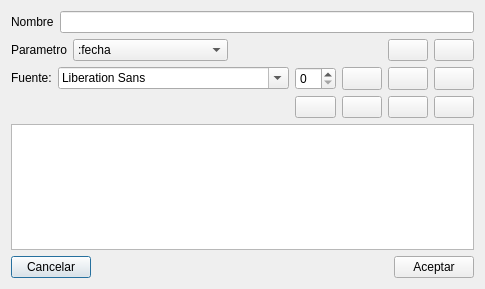
<?xml version="1.0" encoding="UTF-8"?>
<ui version="4.0">
 <class>editParamDlg</class>
 <widget class="QDialog" name="editParamDlg">
  <property name="geometry">
   <rect>
    <x>0</x>
    <y>0</y>
    <width>425</width>
    <height>289</height>
   </rect>
  </property>
  <property name="maximumSize">
   <size>
    <width>425</width>
    <height>289</height>
   </size>
  </property>
  <property name="windowTitle">
   <string>Configurar parametros</string>
  </property>
  <property name="windowIcon">
   <iconset resource="../recoverdrake.qrc">
    <normaloff>:/Imagenes/parametro.png</normaloff>:/Imagenes/parametro.png</iconset>
  </property>
  <layout class="QGridLayout" name="gridLayout_5">
   <item row="2" column="0">
    <layout class="QGridLayout" name="gridLayout_4">
     <item row="0" column="0">
      <layout class="QGridLayout" name="gridLayout_3">
       <item row="0" column="0">
        <widget class="QLabel" name="label">
         <property name="text">
          <string>Fuente:</string>
         </property>
        </widget>
       </item>
       <item row="0" column="1">
        <widget class="QFontComboBox" name="fontComboBox"/>
       </item>
      </layout>
     </item>
     <item row="0" column="1">
      <widget class="QSpinBox" name="sizeSpin"/>
     </item>
     <item row="0" column="2">
      <widget class="QPushButton" name="btnBold">
       <property name="maximumSize">
        <size>
         <width>43</width>
         <height>24</height>
        </size>
       </property>
       <property name="text">
        <string/>
       </property>
       <property name="icon">
        <iconset resource="../recoverdrake.qrc">
         <normaloff>:/Imagenes/text_bold.png</normaloff>:/Imagenes/text_bold.png</iconset>
       </property>
       <property name="iconSize">
        <size>
         <width>25</width>
         <height>25</height>
        </size>
       </property>
       <property name="checkable">
        <bool>true</bool>
       </property>
       <property name="autoDefault">
        <bool>false</bool>
       </property>
      </widget>
     </item>
     <item row="0" column="3">
      <widget class="QPushButton" name="btnItalic">
       <property name="maximumSize">
        <size>
         <width>43</width>
         <height>24</height>
        </size>
       </property>
       <property name="text">
        <string/>
       </property>
       <property name="icon">
        <iconset resource="../recoverdrake.qrc">
         <normaloff>:/Imagenes/text_italic.png</normaloff>:/Imagenes/text_italic.png</iconset>
       </property>
       <property name="iconSize">
        <size>
         <width>25</width>
         <height>25</height>
        </size>
       </property>
       <property name="checkable">
        <bool>true</bool>
       </property>
       <property name="autoDefault">
        <bool>false</bool>
       </property>
      </widget>
     </item>
     <item row="0" column="4">
      <widget class="QPushButton" name="btnUnder">
       <property name="maximumSize">
        <size>
         <width>44</width>
         <height>24</height>
        </size>
       </property>
       <property name="text">
        <string/>
       </property>
       <property name="icon">
        <iconset resource="../recoverdrake.qrc">
         <normaloff>:/Imagenes/text_underline.png</normaloff>:/Imagenes/text_underline.png</iconset>
       </property>
       <property name="iconSize">
        <size>
         <width>25</width>
         <height>25</height>
        </size>
       </property>
       <property name="checkable">
        <bool>true</bool>
       </property>
       <property name="autoDefault">
        <bool>false</bool>
       </property>
      </widget>
     </item>
     <item row="1" column="1">
      <widget class="QPushButton" name="btnColor">
       <property name="maximumSize">
        <size>
         <width>43</width>
         <height>24</height>
        </size>
       </property>
       <property name="text">
        <string/>
       </property>
       <property name="icon">
        <iconset resource="../recoverdrake.qrc">
         <normaloff>:/Imagenes/pantone.png</normaloff>:/Imagenes/pantone.png</iconset>
       </property>
       <property name="iconSize">
        <size>
         <width>25</width>
         <height>25</height>
        </size>
       </property>
       <property name="autoDefault">
        <bool>false</bool>
       </property>
      </widget>
     </item>
     <item row="1" column="2">
      <widget class="QPushButton" name="btnLeft">
       <property name="maximumSize">
        <size>
         <width>43</width>
         <height>24</height>
        </size>
       </property>
       <property name="text">
        <string/>
       </property>
       <property name="icon">
        <iconset resource="../recoverdrake.qrc">
         <normaloff>:/Imagenes/text_align_left.png</normaloff>:/Imagenes/text_align_left.png</iconset>
       </property>
       <property name="iconSize">
        <size>
         <width>25</width>
         <height>25</height>
        </size>
       </property>
       <property name="autoDefault">
        <bool>false</bool>
       </property>
      </widget>
     </item>
     <item row="1" column="3">
      <widget class="QPushButton" name="btnCenter">
       <property name="maximumSize">
        <size>
         <width>43</width>
         <height>24</height>
        </size>
       </property>
       <property name="text">
        <string/>
       </property>
       <property name="icon">
        <iconset resource="../recoverdrake.qrc">
         <normaloff>:/Imagenes/text_align_center.png</normaloff>:/Imagenes/text_align_center.png</iconset>
       </property>
       <property name="iconSize">
        <size>
         <width>25</width>
         <height>25</height>
        </size>
       </property>
       <property name="autoDefault">
        <bool>false</bool>
       </property>
      </widget>
     </item>
     <item row="1" column="4">
      <widget class="QPushButton" name="btnRigth">
       <property name="maximumSize">
        <size>
         <width>44</width>
         <height>24</height>
        </size>
       </property>
       <property name="text">
        <string/>
       </property>
       <property name="icon">
        <iconset resource="../recoverdrake.qrc">
         <normaloff>:/Imagenes/text_align_right.png</normaloff>:/Imagenes/text_align_right.png</iconset>
       </property>
       <property name="iconSize">
        <size>
         <width>25</width>
         <height>25</height>
        </size>
       </property>
       <property name="autoDefault">
        <bool>false</bool>
       </property>
       <property name="flat">
        <bool>false</bool>
       </property>
      </widget>
     </item>
     <item row="1" column="0">
      <layout class="QHBoxLayout" name="horizontalLayout_2">
       <item>
        <spacer name="horizontalSpacer_2">
         <property name="orientation">
          <enum>Qt::Horizontal</enum>
         </property>
         <property name="sizeHint" stdset="0">
          <size>
           <width>40</width>
           <height>20</height>
          </size>
         </property>
        </spacer>
       </item>
      </layout>
     </item>
    </layout>
   </item>
   <item row="0" column="0">
    <layout class="QGridLayout" name="gridLayout">
     <item row="0" column="0">
      <widget class="QLabel" name="label_3">
       <property name="text">
        <string>Nombre</string>
       </property>
      </widget>
     </item>
     <item row="0" column="1">
      <widget class="QLineEdit" name="txtNombre"/>
     </item>
    </layout>
   </item>
   <item row="4" column="0">
    <widget class="QGraphicsView" name="graphicsView"/>
   </item>
   <item row="5" column="0">
    <layout class="QHBoxLayout" name="horizontalLayout">
     <item>
      <widget class="QPushButton" name="pushButton">
       <property name="text">
        <string>Cancelar</string>
       </property>
       <property name="icon">
        <iconset resource="../recoverdrake.qrc">
         <normaloff>:/Imagenes/bad.png</normaloff>:/Imagenes/bad.png</iconset>
       </property>
       <property name="iconSize">
        <size>
         <width>25</width>
         <height>25</height>
        </size>
       </property>
      </widget>
     </item>
     <item>
      <spacer name="horizontalSpacer">
       <property name="orientation">
        <enum>Qt::Horizontal</enum>
       </property>
       <property name="sizeHint" stdset="0">
        <size>
         <width>40</width>
         <height>20</height>
        </size>
       </property>
      </spacer>
     </item>
     <item>
      <widget class="QPushButton" name="btnAceptar">
       <property name="text">
        <string>Aceptar</string>
       </property>
       <property name="icon">
        <iconset resource="../recoverdrake.qrc">
         <normaloff>:/Imagenes/good.png</normaloff>:/Imagenes/good.png</iconset>
       </property>
       <property name="iconSize">
        <size>
         <width>25</width>
         <height>25</height>
        </size>
       </property>
      </widget>
     </item>
    </layout>
   </item>
   <item row="1" column="0">
    <layout class="QGridLayout" name="gridLayout_2">
     <item row="0" column="3">
      <widget class="QPushButton" name="btnHorizontal">
       <property name="text">
        <string/>
       </property>
       <property name="icon">
        <iconset resource="../recoverdrake.qrc">
         <normaloff>:/Imagenes/text_align_left.png</normaloff>:/Imagenes/text_align_left.png</iconset>
       </property>
       <property name="iconSize">
        <size>
         <width>25</width>
         <height>25</height>
        </size>
       </property>
      </widget>
     </item>
     <item row="0" column="0">
      <widget class="QLabel" name="label_2">
       <property name="text">
        <string>Parametro</string>
       </property>
      </widget>
     </item>
     <item row="0" column="1">
      <widget class="QComboBox" name="comboBox">
       <property name="sizePolicy">
        <sizepolicy hsizetype="Expanding" vsizetype="Fixed">
         <horstretch>0</horstretch>
         <verstretch>0</verstretch>
        </sizepolicy>
       </property>
       <item>
        <property name="text">
         <string>:fecha</string>
        </property>
       </item>
       <item>
        <property name="text">
         <string>:hora</string>
        </property>
       </item>
      </widget>
     </item>
     <item row="0" column="4">
      <widget class="QPushButton" name="btnVertical">
       <property name="text">
        <string/>
       </property>
       <property name="icon">
        <iconset resource="../recoverdrake.qrc">
         <normaloff>:/Imagenes/text_align_up.png</normaloff>:/Imagenes/text_align_up.png</iconset>
       </property>
       <property name="iconSize">
        <size>
         <width>25</width>
         <height>25</height>
        </size>
       </property>
      </widget>
     </item>
     <item row="0" column="2">
      <spacer name="horizontalSpacer_3">
       <property name="orientation">
        <enum>Qt::Horizontal</enum>
       </property>
       <property name="sizeHint" stdset="0">
        <size>
         <width>40</width>
         <height>20</height>
        </size>
       </property>
      </spacer>
     </item>
    </layout>
   </item>
  </layout>
 </widget>
 <tabstops>
  <tabstop>btnAceptar</tabstop>
  <tabstop>btnBold</tabstop>
  <tabstop>btnItalic</tabstop>
  <tabstop>btnUnder</tabstop>
  <tabstop>graphicsView</tabstop>
  <tabstop>fontComboBox</tabstop>
  <tabstop>btnCenter</tabstop>
  <tabstop>btnLeft</tabstop>
  <tabstop>btnColor</tabstop>
  <tabstop>sizeSpin</tabstop>
  <tabstop>txtNombre</tabstop>
  <tabstop>btnRigth</tabstop>
 </tabstops>
 <resources>
  <include location="../recoverdrake.qrc"/>
 </resources>
 <connections/>
</ui>
